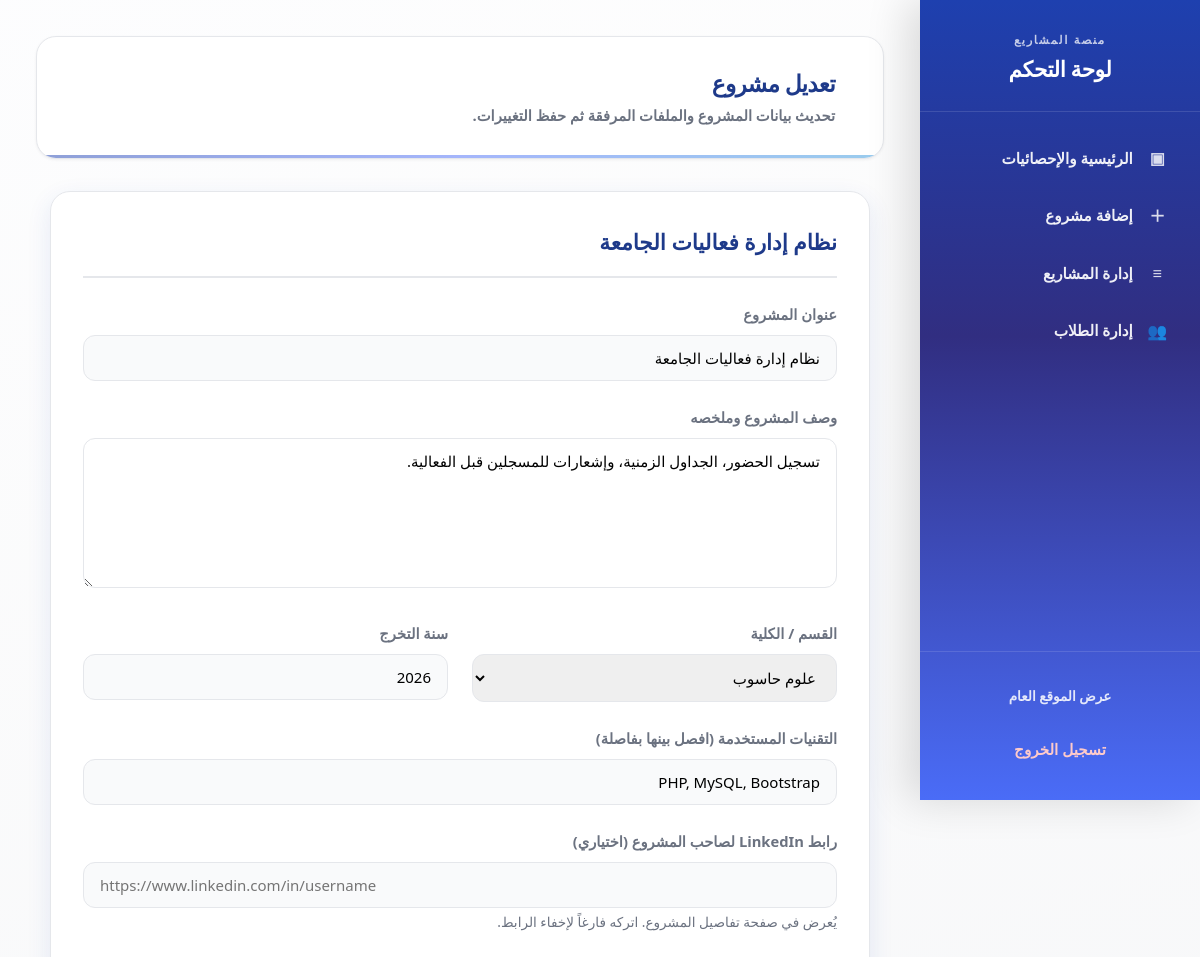
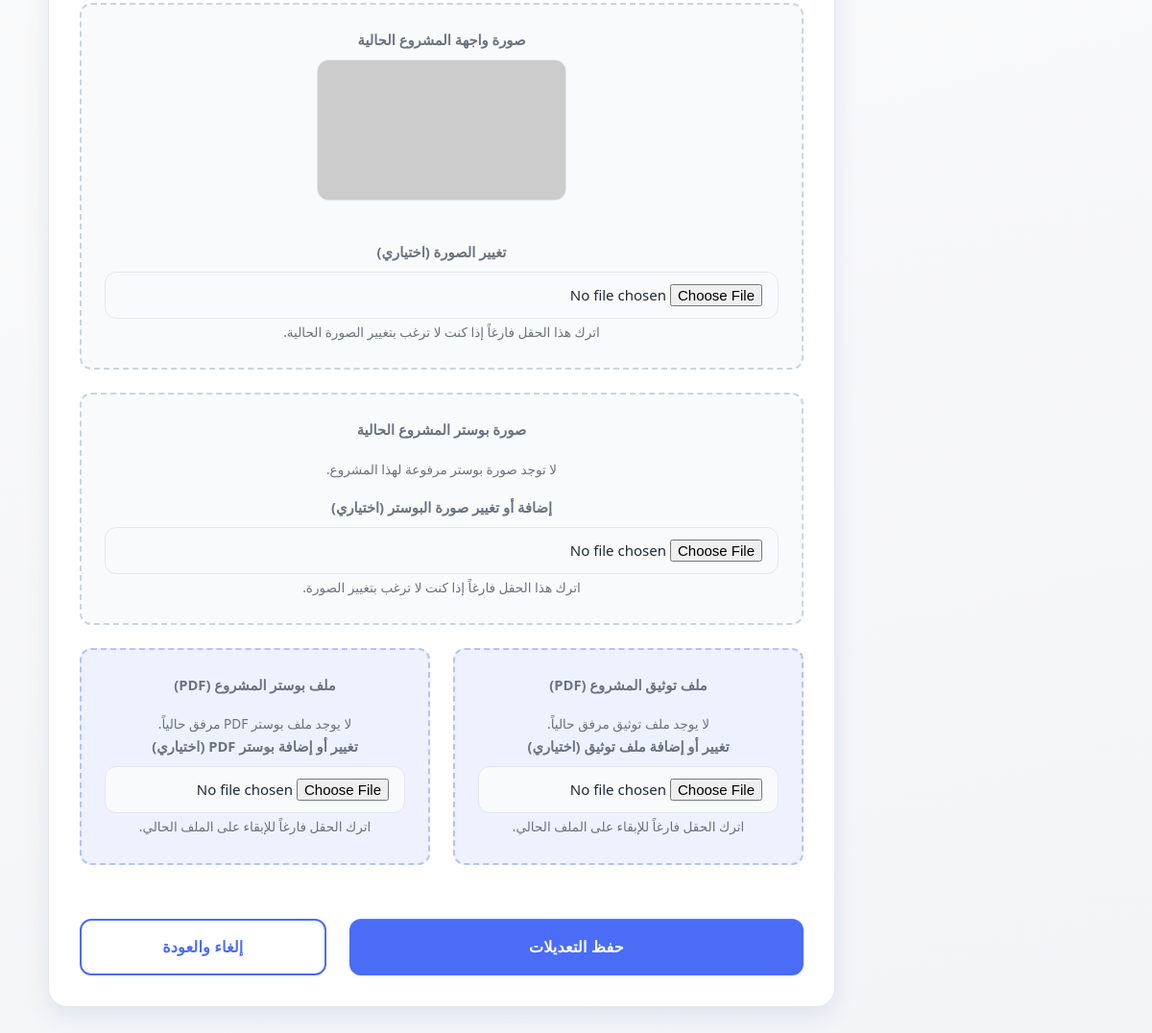
Page /edit_project.php?id=8 (signed in) on the committed database (2 pictures, top to bottom).
### tables this page shows
CREATE TABLE `projects` (
  `id` int(11) NOT NULL,
  `title` varchar(255) NOT NULL,
  `description` text NOT NULL,
  `department` varchar(100) NOT NULL,
  `grad_year` int(11) NOT NULL,
  `tech_stack` varchar(255) NOT NULL,
  `owner_linkedin` varchar(512) DEFAULT NULL,
  `project_poster` varchar(255) DEFAULT NULL,
  `project_poster_pdf` varchar(255) DEFAULT NULL,
  `image_url` varchar(255) DEFAULT 'default.jpg',
  `pdf_file` varchar(255) DEFAULT NULL,
  `created_at` timestamp NOT NULL DEFAULT current_timestamp()
);

### db_connect.php (called while the page is built, shortened)
<?php
function style_css_href(): string
{
    $path = __DIR__ . '/style.css';
    $v = is_readable($path) ? (string) filemtime($path) : '1';
    $cache = 'style.css?v=' . rawurlencode($v);
    return $cache;
}
function project_image_src(?string $image_url, string $fallback = 'https://via.placeholder.com/400x200?text=No+image'): string
{
    $u = trim((string) $image_url);
    if (preg_match('#^https?://#i', $u)) {
        return $u;
    }
    return 'uploads/' . $u;
}

### edit_project.php (the view, shortened to what this page needs)
<?php
include 'db_connect.php';
$project_id = intval($_GET['id']);
$sql = "SELECT * FROM projects WHERE id = $project_id";
$result = $conn->query($sql);
$project = $result->fetch_assoc();
?>
<!DOCTYPE html>
<html lang="ar" dir="rtl">
<head>
    <link rel="stylesheet" href="<?php echo htmlspecialchars(style_css_href(), ENT_QUOTES, 'UTF-8'); ?>">
</head>
<body class="admin-body">
    <div class="admin-layout">
        <?php include 'admin_side_bar.php'; ?>
        <main class="admin-content">
            <header class="admin-topbar">
                <div class="admin-topbar__titles">
                    <h3>تعديل مشروع</h3>
                    <p class="admin-topbar__subtitle">تحديث بيانات المشروع والملفات المرفقة ثم حفظ التغييرات.</p>
                </div>
            </header>
        <div class="form-container">
            <h2><?php echo htmlspecialchars($project['title']); ?></h2>
            <form method="POST" action="" enctype="multipart/form-data">
                <div class="form-group">
                    <label>عنوان المشروع</label>
                    <input type="text" name="title" value="<?php echo htmlspecialchars($project['title']); ?>" required>
                </div>
                <div class="form-group">
                    <label>وصف المشروع وملخصه</label>
                    <textarea name="description" required><?php echo htmlspecialchars($project['description']); ?></textarea>
                </div>
                <div class="row">
                    <div class="col form-group">
                        <label>القسم / الكلية</label>
                        <select name="department" required>
                            <option value="علوم حاسوب" <?php if($project['department'] == 'علوم حاسوب') echo 'selected'; ?>>علوم حاسوب</option>
                        </select>
                    </div>
                    <div class="col form-group">
                        <label>سنة التخرج</label>
                        <input type="number" name="grad_year" value="<?php echo htmlspecialchars($project['grad_year']); ?>" required min="2000" max="2100">
                    </div>
                </div>
                <div class="form-group">
                    <label>التقنيات المستخدمة (افصل بينها بفاصلة)</label>
                    <input type="text" name="tech_stack" value="<?php echo htmlspecialchars($project['tech_stack']); ?>" required>
                </div>
                <div class="form-group">
                    <label>رابط LinkedIn لصاحب المشروع (اختياري)</label>
                    <input type="url" name="owner_linkedin" class="input-ltr" value="<?php echo htmlspecialchars($project['owner_linkedin'] ?? ''); ?>" placeholder="https://www.linkedin.com/in/username">
                    <small class="form-hint">يُعرض في صفحة تفاصيل المشروع. اتركه فارغاً لإخفاء الرابط.</small>
                </div>
                <div class="form-group upload-zone">
                    <label>صورة واجهة المشروع الحالية</label>
                    <?php if (!empty($project['image_url']) && $project['image_url'] !== 'default.jpg'): ?>
                        <img src="<?php echo htmlspecialchars(project_image_src($project['image_url']), ENT_QUOTES, 'UTF-8'); ?>" alt="صورة المشروع" class="current-image-preview">
                    <?php else: ?>
                        <p class="form-hint">يستخدم هذا المشروع الصورة الافتراضية.</p>
                    <?php endif; ?>
                    <label class="upload-sub-label">تغيير الصورة (اختياري)</label>
                    <input type="file" name="project_image" accept="image/*">
                    <small class="form-hint">اترك هذا الحقل فارغاً إذا كنت لا ترغب بتغيير الصورة الحالية.</small>
                </div>
                <div class="form-group upload-zone">
                    <label>صورة بوستر المشروع الحالية</label>
                    <?php if(!empty($project['project_poster'])): ?>
                        <img src="uploads/<?php echo $project['project_poster']; ?>" alt="بوستر المشروع" class="current-image-preview">
                    <?php else: ?>
                        <p class="form-hint">لا توجد صورة بوستر مرفوعة لهذا المشروع.</p>
                    <?php endif; ?>
                    <label class="upload-sub-label">إضافة أو تغيير صورة البوستر (اختياري)</label>
                    <input type="file" name="poster_image" accept="image/*">
                    <small class="form-hint">اترك هذا الحقل فارغاً إذا كنت لا ترغب بتغيير الصورة.</small>
                </div>
                <div class="row">
                    <div class="col form-group upload-zone upload-zone-accent">
                        <label>ملف توثيق المشروع (PDF)</label>
                        <?php if(!empty($project['pdf_file'])): ?>
                            <div class="pdf-preview-box">
                                <span class="pdf-status-ok">✓ يوجد ملف مرفوع:</span>
                                <a href="uploads/documents/<?php echo $project['pdf_file']; ?>" target="_blank" rel="noopener noreferrer">معاينة التوثيق الحالي</a>
                            </div>
                        <?php else: ?>
                            <p class="form-hint">لا يوجد ملف توثيق مرفق حالياً.</p>
                        <?php endif; ?>
                        <label>تغيير أو إضافة ملف توثيق (اختياري)</label>
                        <input type="file" name="project_pdf" accept=".pdf">
                        <small class="form-hint">اترك الحقل فارغاً للإبقاء على الملف الحالي.</small>
                    </div>
                    <div class="col form-group upload-zone upload-zone-accent">
                        <label>ملف بوستر المشروع (PDF)</label>
                        <?php if(!empty($project['project_poster_pdf'])): ?>
                            <div class="pdf-preview-box">
                                <span class="pdf-status-ok">✓ يوجد ملف مرفوع:</span>
                                <a href="uploads/documents/<?php echo $project['project_poster_pdf']; ?>" target="_blank" rel="noopener noreferrer">معاينة البوستر الحالي</a>
                            </div>
                        <?php else: ?>
                            <p class="form-hint">لا يوجد ملف بوستر PDF مرفق حالياً.</p>
                        <?php endif; ?>
                        <label>تغيير أو إضافة بوستر PDF (اختياري)</label>
                        <input type="file" name="poster_pdf" accept=".pdf">
                        <small class="form-hint">اترك الحقل فارغاً للإبقاء على الملف الحالي.</small>
                    </div>
                </div>
                <div class="form-actions">
                    <button type="submit" class="btn btn-primary">حفظ التعديلات</button>
                    <a href="manage_projects.php" class="btn btn-outline">إلغاء والعودة</a>
                </div>
            </form>
        </div>
        </main>
    </div>
</body>
</html>

### rows in the picture
projects: title "نظام إدارة فعاليات الجامعة", description "تسجيل الحضور، الجداول الزمنية، وإشعارات للمسجلين قبل الفعالية.", grad_year "2026", tech_stack "PHP, MySQL, Bootstrap"
